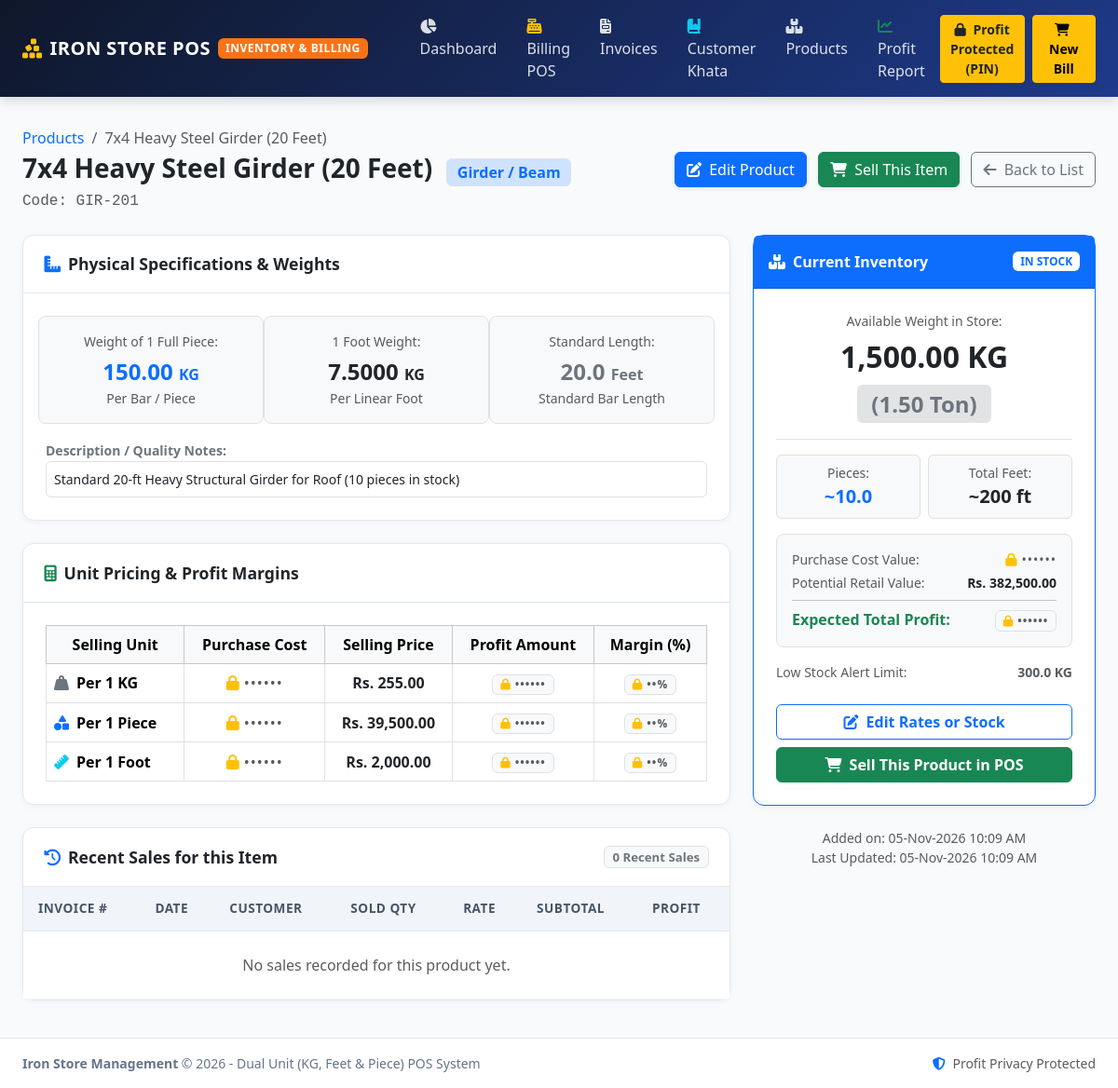
The page /product_view.php?id=2 on the database its author committed.
### tables this page shows
CREATE TABLE IF NOT EXISTS `products` (
    `id` INT AUTO_INCREMENT PRIMARY KEY,
    `product_code` VARCHAR(50) NULL,
    `product_name` VARCHAR(150) NOT NULL,
    `category` VARCHAR(50) NOT NULL,
    `standard_length_feet` DECIMAL(8,2) DEFAULT 20.00,
    `weight_per_foot` DECIMAL(10,4) NOT NULL DEFAULT 0.0000,
    `weight_per_piece` DECIMAL(10,3) NOT NULL DEFAULT 0.000,
    `cost_price_per_kg` DECIMAL(10,2) NOT NULL DEFAULT 0.00,
    `sell_price_per_kg` DECIMAL(10,2) NOT NULL DEFAULT 0.00,
    `sell_price_per_foot` DECIMAL(10,2) NOT NULL DEFAULT 0.00,
    `sell_price_per_piece` DECIMAL(10,2) NOT NULL DEFAULT 0.00,
    `total_stock_kg` DECIMAL(14,3) NOT NULL DEFAULT 0.000,
    `alert_quantity_kg` DECIMAL(10,3) DEFAULT 50.000,
    `description` TEXT NULL,
    `created_at` TIMESTAMP DEFAULT CURRENT_TIMESTAMP,
    `updated_at` TIMESTAMP DEFAULT CURRENT_TIMESTAMP ON UPDATE CURRENT_TIMESTAMP
);

### product_view.php (the view, shortened to what the rows shown need)
<?php
require_once __DIR__ . '/includes/header.php';
$id = intval($_GET['id'] ?? 0);
$stmt = $pdo->prepare("SELECT * FROM products WHERE id = ?");
$stmt->execute([$id]);
$product = $stmt->fetch();
$cost_kg = (float)$product['cost_price_per_kg'];
$sell_kg = (float)$product['sell_price_per_kg'];
$sell_foot = (float)$product['sell_price_per_foot'];
$sell_piece = (float)$product['sell_price_per_piece'];
$weight_foot = (float)$product['weight_per_foot'];
$standard_length = (float)($product['standard_length_feet'] ?: 20);
$weight_piece = (float)($product['weight_per_piece'] ?: ($weight_foot * $standard_length));
$stock_kg = (float)$product['total_stock_kg'];
$alert_kg = (float)$product['alert_quantity_kg'];
$profit_kg = calc_profit_kg($cost_kg, $sell_kg);
$margin_kg = calc_margin_percent($cost_kg, $sell_kg);
$cost_foot = calc_cost_foot($cost_kg, $weight_foot);
$profit_foot = calc_profit_foot($cost_kg, $weight_foot, $sell_foot);
$margin_foot = calc_margin_percent($cost_foot, $sell_foot);
$cost_piece = $weight_piece * $cost_kg;
$profit_piece = $sell_piece - $cost_piece;
$margin_piece = calc_margin_percent($cost_piece, $sell_piece);
$pieces_in_stock = $weight_piece > 0 ? ($stock_kg / $weight_piece) : 0;
$feet_in_stock = $weight_foot > 0 ? ($stock_kg / $weight_foot) : 0;
$total_retail_val = $sell_kg > 0 ? ($stock_kg * $sell_kg) : ($sell_piece > 0 && $weight_piece > 0 ? ($pieces_in_stock * $sell_piece) : 0);
?>
<div class="row mb-4 align-items-center">
    <div class="col-md-7">
        <nav aria-label="breadcrumb">
            <ol class="breadcrumb mb-1">
                <li class="breadcrumb-item"><a href="products.php" class="text-decoration-none">Products</a></li>
                <li class="breadcrumb-item active"><?= htmlspecialchars($product['product_name']) ?></li>
            </ol>
        </nav>
        <h3 class="fw-bold mb-1 text-dark">
            <?= htmlspecialchars($product['product_name']) ?>
            <span class="badge bg-primary-subtle text-primary border ms-2 fs-6"><?= htmlspecialchars($product['category']) ?></span>
        </h3>
        <p class="text-muted mb-0 font-monospace">Code: <?= htmlspecialchars($product['product_code']) ?></p>
    </div>
</div>
<div class="row g-4 mb-4">
    <div class="col-lg-8">
        <div class="card card-custom mb-4">
            <div class="card-body p-4">
                <div class="row g-3">
                    <div class="col-sm-4 text-center p-3 bg-light rounded-3 border">
                        <div class="text-muted small mb-1">Weight of 1 Full Piece:</div>
                        <div class="fs-4 fw-bold text-primary"><?= number_format($weight_piece, 2) ?> <span class="fs-6">KG</span></div>
                        <div class="small text-muted">Per Bar / Piece</div>
                    </div>
                    <div class="col-sm-4 text-center p-3 bg-light rounded-3 border">
                        <div class="text-muted small mb-1">1 Foot Weight:</div>
                        <div class="fs-4 fw-bold text-dark"><?= number_format($weight_foot, 4) ?> <span class="fs-6">KG</span></div>
                        <div class="small text-muted">Per Linear Foot</div>
                    </div>
                    <div class="col-sm-4 text-center p-3 bg-light rounded-3 border">
                        <div class="text-muted small mb-1">Standard Length:</div>
                        <div class="fs-4 fw-bold text-secondary"><?= number_format($standard_length, 1) ?> <span class="fs-6">Feet</span></div>
                        <div class="small text-muted">Standard Bar Length</div>
                    </div>
                    <?php if (!empty($product['description'])): ?>
                        <div class="col-12 mt-3">
                            <label class="fw-bold small text-secondary">Description / Quality Notes:</label>
                            <p class="mb-0 text-dark bg-white p-2 rounded border small"><?= nl2br(htmlspecialchars($product['description'])) ?></p>
                        </div>
                    <?php endif; ?>
                </div>
            </div>
        </div>
        <div class="card card-custom mb-4">
            <div class="card-body p-4">
                <div class="table-responsive">
                    <table class="table table-bordered align-middle text-center mb-0">
                        <thead class="table-light">
                            <tr>
                                <th>Selling Unit</th>
                                <th>Purchase Cost</th>
                                <th>Selling Price</th>
                                <th>Profit Amount</th>
                                <th>Margin (%)</th>
                            </tr>
                        </thead>
                        <tbody>
                            <tr>
                                <td class="fw-bold text-start"><i class="fa-solid fa-weight-hanging text-secondary me-2"></i>Per 1 KG</td>
                                <td><?= show_cost($cost_kg) ?></td>
                                <td class="text-dark fw-bold"><?= format_currency($sell_kg) ?></td>
                                <td><?= show_profit($profit_kg) ?></td>
                                <td><?= show_margin($margin_kg) ?></td>
                            </tr>
                            <?php if ($sell_piece > 0 || $weight_piece > 0): ?>
                                <tr>
                                    <td class="fw-bold text-start"><i class="fa-solid fa-shapes text-primary me-2"></i>Per 1 Piece</td>
                                    <td><?= show_cost($cost_piece) ?></td>
                                    <td class="text-dark fw-bold"><?= format_currency($sell_piece) ?></td>
                                    <td><?= show_profit($profit_piece) ?></td>
                                    <td><?= show_margin($margin_piece) ?></td>
                                </tr>
                            <?php endif; ?>
                            <?php if ($sell_foot > 0 || $weight_foot > 0): ?>
                                <tr>
                                    <td class="fw-bold text-start"><i class="fa-solid fa-ruler text-info me-2"></i>Per 1 Foot</td>
                                    <td><?= show_cost($cost_foot) ?></td>
                                    <td class="text-dark fw-bold"><?= format_currency($sell_foot) ?></td>
                                    <td><?= show_profit($profit_foot) ?></td>
                                    <td><?= show_margin($margin_foot) ?></td>
                                </tr>
                            <?php endif; ?>
                        </tbody>
                    </table>
                </div>
            </div>
        </div>
        <div class="card card-custom">
            <div class="table-responsive">
                <table class="table table-hover table-custom align-middle mb-0">
                    <thead>
                        <tr>
                            <th>Invoice #</th>
                            <th>Date</th>
                            <th>Customer</th>
                            <th>Sold Qty</th>
                            <th>Rate</th>
                            <th>Subtotal</th>
                            <th>Profit</th>
                        </tr>
                    </thead>
                </table>
            </div>
        </div>
    </div>
    <div class="col-lg-4">
        <div class="position-sticky" style="top: 80px;">
            <div class="card card-custom mb-4 border-<?= ($stock_kg <= $alert_kg) ? 'danger' : 'primary' ?>">
                <div class="card-body p-4">
                    <div class="mb-3 text-center pb-3 border-bottom">
                        <div class="text-muted small mb-1">Available Weight in Store:</div>
                        <div class="fs-2 fw-bold text-dark"><?= format_weight($stock_kg) ?></div>
                    </div>
                    <div class="row g-2 mb-3 text-center">
                        <div class="col-6">
                            <div class="p-2 bg-light rounded border">
                                <div class="small text-muted">Pieces:</div>
                                <div class="fs-5 fw-bold text-primary">~<?= number_format($pieces_in_stock, 1) ?></div>
                            </div>
                        </div>
                        <div class="col-6">
                            <div class="p-2 bg-light rounded border">
                                <div class="small text-muted">Total Feet:</div>
                                <div class="fs-5 fw-bold text-dark">~<?= number_format($feet_in_stock, 0) ?> ft</div>
                            </div>
                        </div>
                    </div>
                    <div class="p-3 bg-light rounded-3 border mb-3">
                        <div class="d-flex justify-content-between small text-muted mb-1">
                            <span>Potential Retail Value:</span>
                            <span class="fw-bold text-dark"><?= format_currency($total_retail_val) ?></span>
                        </div>
                    </div>
                    <div class="small text-muted d-flex justify-content-between">
                        <span>Low Stock Alert Limit:</span>
                        <span class="fw-bold"><?= number_format($alert_kg, 1) ?> KG</span>
                    </div>
                </div>
            </div>
            <div class="text-muted small text-center">
                <div>Added on: <?= date('d-M-Y h:i A', strtotime($product['created_at'])) ?></div>
                <?php if (!empty($product['updated_at'])): ?>
                    <div>Last Updated: <?= date('d-M-Y h:i A', strtotime($product['updated_at'])) ?></div>
                <?php endif; ?>
            </div>
        </div>
    </div>
</div>
<?php require_once __DIR__ . '/includes/footer.php'; ?>

### includes/functions.php (shortened to what the rows shown need)
<?php
function is_profit_unlocked() {
    return !empty($_SESSION['profit_unlocked']);
}
function show_profit($amount, $show_sign = true, $decimals = 2) {
    if (!is_profit_unlocked()) {
        return '<span class="badge bg-light text-muted border profit-shield-badge" role="button" data-bs-toggle="modal" data-bs-target="#profitPinModal" title="Profit is locked. Click to enter PIN and view."><i class="fa-solid fa-lock text-warning me-1"></i>••••••</span>';
    }
    $val = (float)$amount;
    $sign = ($show_sign && $val > 0) ? '+' : '';
    $class = ($val >= 0) ? 'text-success' : 'text-danger';
    return '<span class="fw-bold ' . $class . '">' . $sign . 'Rs. ' . number_format($val, $decimals) . '</span>';
}
function show_margin($margin_percent) {
    if (!is_profit_unlocked()) {
        return '<span class="badge bg-light text-muted border profit-shield-badge" role="button" data-bs-toggle="modal" data-bs-target="#profitPinModal"><i class="fa-solid fa-lock text-warning me-1"></i>••%</span>';
    }
    $val = (float)$margin_percent;
    $class = ($val >= 0) ? 'bg-success-subtle text-success' : 'bg-danger-subtle text-danger';
    return '<span class="badge ' . $class . ' px-2 py-1">' . number_format($val, 1) . '% Margin</span>';
}
function show_cost($amount, $suffix = '') {
    if (!is_profit_unlocked()) {
        return '<span class="text-muted profit-shield-badge" role="button" data-bs-toggle="modal" data-bs-target="#profitPinModal" title="Cost is locked. Click to enter PIN."><i class="fa-solid fa-lock text-warning me-1"></i>••••••</span>';
    }
    return '<span class="fw-bold text-danger">Rs. ' . number_format((float)$amount, 2) . '</span>' . ($suffix ? ' ' . $suffix : '');
}
function format_currency($amount, $decimals = 2) {
    return 'Rs. ' . number_format((float)$amount, $decimals);
}
function format_weight($kg, $show_ton = true) {
    $kg_val = (float)$kg;
    $output = number_format($kg_val, 2) . ' KG';
    if ($show_ton && $kg_val >= 1000) {
        $ton = $kg_val / 1000;
        $output .= ' <span class="badge bg-secondary-subtle text-secondary">(' . number_format($ton, 2) . ' Ton)</span>';
    }
    return $output;
}
function calc_profit_kg($cost_kg, $sell_kg) {
    return (float)$sell_kg - (float)$cost_kg;
}
function calc_cost_foot($cost_kg, $weight_per_foot) {
    return (float)$cost_kg * (float)$weight_per_foot;
}
function calc_profit_foot($cost_kg, $weight_per_foot, $sell_foot) {
    $cost_foot = calc_cost_foot($cost_kg, $weight_per_foot);
    return (float)$sell_foot - $cost_foot;
}
function calc_margin_percent($cost, $sell) {
    return (( (float)$sell - (float)$cost ) / (float)$cost) * 100;
}

### rows shown on the page
products: product_name "7x4 Heavy Steel Girder (20 Feet)", category "Girder / Beam", product_code "GIR-201", weight_per_piece "150.00", weight_per_foot "7.5000", standard_length_feet "20.0", description "Standard 20-ft Heavy Structural Girder for Roof (10 pieces in stock)", sell_price_per_kg "Rs. 255.00", sell_price_per_piece "Rs. 39,500.00", sell_price_per_foot "Rs. 2,000.00", total_stock_kg "1,500.00 KG", total_stock_kg "1.50", pieces_in_stock "10.0", feet_in_stock "200", format_currency($total_retail_val) "Rs. 382,500.00", alert_quantity_kg "300.0", created_at "05-Nov-2026 10:09 AM", updated_at "05-Nov-2026 10:09 AM"

### other values the page prints
count($sales_history) "0"
